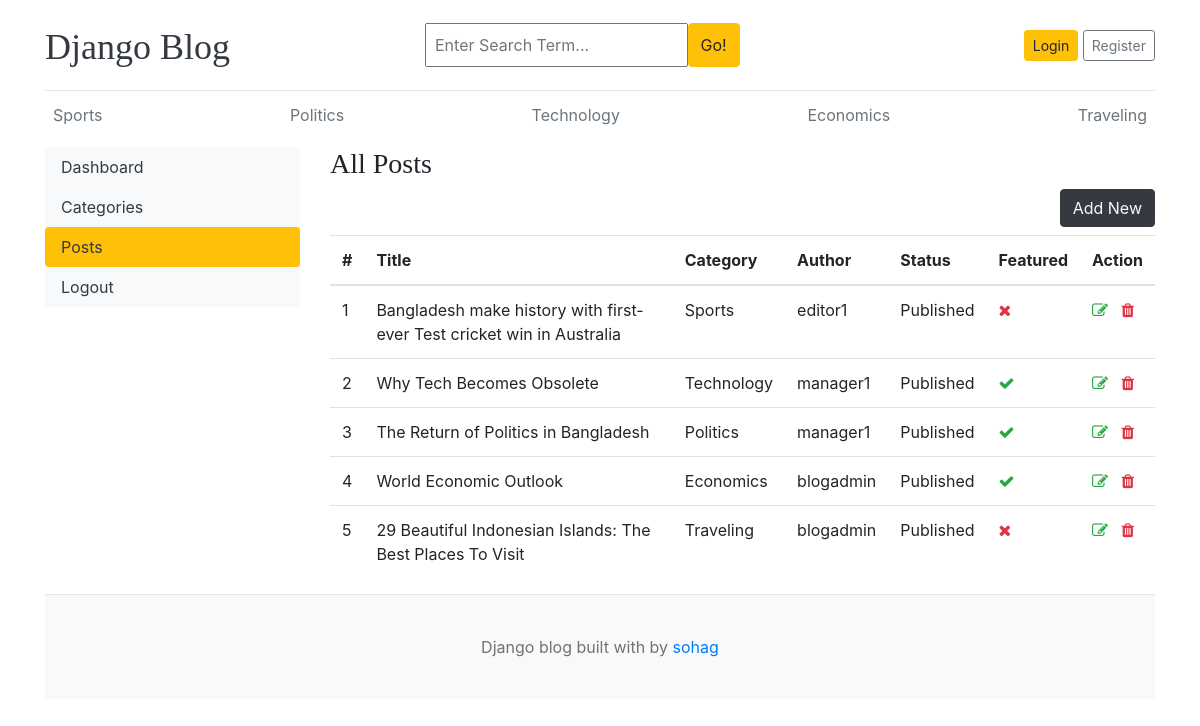
The app's page /dashboard/posts/ with its own data.
### blogs/models.py (models this page shows, shortened)
class Category(models.Model):
    category_name=models.CharField(max_length=50)
    created_at=models.DateField(auto_now_add=True)
    updated_at=models.DateField(auto_now=True)
    class Meta:
        verbose_name_plural='categories'
    def __str__(self):
        return self.category_name

class Blog(models.Model):
    title=models.CharField(max_length=100)
    slug =models.SlugField(max_length=150,unique=True,blank=True)
    category=models.ForeignKey(Category, on_delete=models.CASCADE)
    author =models.ForeignKey(User,on_delete=models.CASCADE)
    featured_image =models.ImageField(upload_to='uploads/%Y/%m/%d')
    short_description =models.TextField(max_length=550)
    blog_body = models.TextField(max_length=2100)
    status=models.CharField(max_length =30,choices=STATUS_CHOICES,default="Draft")
    is_featured=models.BooleanField(default=False)
    created_at=models.DateField(auto_now_add=True)
    updated_at=models.DateField(auto_now=True)

### dashboards/views.py (the view)
# urls.py: path('posts/',views.posts,name='posts'),
def posts(request):
    posts=Blog.objects.all()
    context={
        'posts':posts
    }
    return render (request,'dashboard/posts.html',context)

### blogs/context_processors.py (called while the page is built)
def get_categories(request):
    categories=Category.objects.all()
    return dict(categories=categories)

def get_social_link(request):
    social_link=SocialPlatform.objects.all()
    return dict(social_link=social_link)

### templates/dashboard/posts.html (shortened to what this page needs)
{%extends 'base.html'%}
{%block content%}
<div class="row">
    {% include "dashboard/sidebar.html" %}
      <div class="col-md-9">
        <h3>All Posts</h3>
        <a href="{%url 'add_post'%}" class="btn btn-dark text-light float-right mb-2">Add New</a>
         <table class="table table-hover">
            <thead>
                <tr>
                <th>#</th>
                <th>Title</th>
                <th>Category</th>
                <th>Author</th>
                <th>Status</th>
                <th>Featured</th>
                <th>Action</th>
                </tr>
            </thead>
            <tbody>
                {%for post in posts%}
                <tr>
                <td>{{forloop.counter}}</td>
                <td>{{post.title}}</td>
                <td>{{post.category}}</td>
                <td>{{post.author}}</td>
                <td>{{post.status}}</td>
                <td>{%if post.is_featured%}<i class="fa fa-check text-success"></i>{%else%}<i class="fa fa-times text-danger"></i> {% endif %}</td>
                <td>
                    <a href="{%url 'edit_post' post.id %}"><i class="fa fa-edit text-success"></i></a>
                    <a href="{%url 'delete_post' post.id%}"><i class="fa fa-trash text-danger"></i></a>
                </td>
                </tr>
                {% endfor %}
          </tbody>
       </table>
      </div>
     </div>
{%endblock%}

### templates/base.html (shortened to what this page needs)
{%load static%}
<!DOCTYPE html>
<html lang="en">
<head>
    <link href="https://getbootstrap.com/docs/4.0/dist/css/bootstrap.min.css" rel="stylesheet">
    <link href="{% static 'css/blog.css'%}" rel="stylesheet">
    <link rel="stylesheet" href="https://cdnjs.cloudflare.com/ajax/libs/font-awesome/4.7.0/css/font-awesome.min.css">
  </head>
<body>
    <div class="container">
      <header class="blog-header py-3">
        <div class="row flex-nowrap justify-content-between align-items-center">
          <div class="col-4 pt-1">
            <a class="blog-header-logo text-dark" href="/">Django Blog</a>
          </div>
          <div class="col-4">
            <form action="{% url 'search' %}" method="GET">
                 <div class="input-group">
                    <input class="p-2 w-75" type="text"  name="keyword" value="{{keyword}}" placeholder="Enter Search Term..." aria-label="Enter">
                    <button class="btn btn-warning" id="button-search" type="submit">Go!</button>
                    </div>
            </form>
          </div>
          <div class="col-4 d-flex justify-content-end align-items-center">
            {%if not user.is_authenticated %}
            <a class="btn btn-sm btn-warning" href="{%url 'login'%}">Login</a> &nbsp;
            <a class="btn btn-sm btn-outline-secondary" href="{%url 'register'%}">Register</a>
            {%else%}
            <span><a href="{%url 'dashboard'%}">Dashboard</a></span>
            &emsp;
            <span><a href="{%url 'logout'%}">Logout</a></span>
            {%endif%}
          </div>
        </div>
      </header>
      <div class="nav-scroller py-1 mb-2">
        <nav class="nav d-flex justify-content-between">
          {% for cat in categories%}
          <a class="p-2 text-muted" href="{% url 'posts_by_category' cat.pk%}">{{cat.category_name}}</a>
          {% endfor %}
        </nav>
      </div>
{% block content %}
{% endblock %}
<footer class="blog-footer">
  <p>Django blog built with by <a href="https://github.com/Rafin-Tahsin-Sohag-25">sohag</a></p>
</footer>
</body>
</html>

### blog_main/static/css/blog.css (style rules this page uses)
.blog-header { border-bottom: 1px solid #e5e5e5; }
.blog-header-logo { font-family: "Playfair Display", Georgia, "Times New Roman", serif; font-size: 2.25rem; }
h1, h2, h3, h4, h5, h6 { font-family: "Playfair Display", Georgia, "Times New Roman", serif; }
.blog-footer { padding: 2.5rem 0; color: #727272; text-align: center; background-color: #f9f9f9; border-top: .05rem solid #e5e5e5; }
.blog-footer p:last-child { margin-bottom: 0; }

### records on screen
Category: category_name "Sports"
Category: category_name "Politics"
Category: category_name "Technology"
Category: category_name "Economics"
Category: category_name "Traveling"
Blog: title "Bangladesh make history with first-ever Test cricket win in Australia", category "Sports", author "editor1", status "Published", is_featured False (drawn)
Blog: title "Why Tech Becomes Obsolete", category "Technology", author "manager1", status "Published", is_featured True (drawn)
Blog: title "The Return of Politics in Bangladesh", category "Politics", author "manager1", status "Published", is_featured True (drawn)
Blog: title "World Economic Outlook", category "Economics", author "blogadmin", status "Published", is_featured True (drawn)
Blog: title "29 Beautiful Indonesian Islands: The Best Places To Visit", category "Traveling", author "blogadmin", status "Published", is_featured False (drawn)
